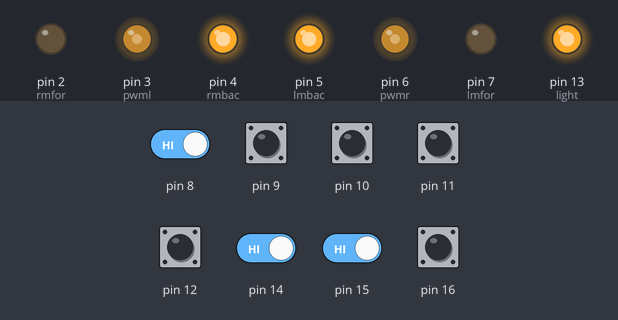
Recording of a sketch running on a simulated Arduino Uno, built with avr-gcc and run on an emulated ATmega328P. Parts: output pins drawn as LEDs (lit = HIGH). The test bench sets the inputs (shaded band); at power-on: pin 8–12, pin 14–16 HIGH.

Above: at 1.2 s.
1.3 s: pin 8 driven LOW
At 1.65 s:
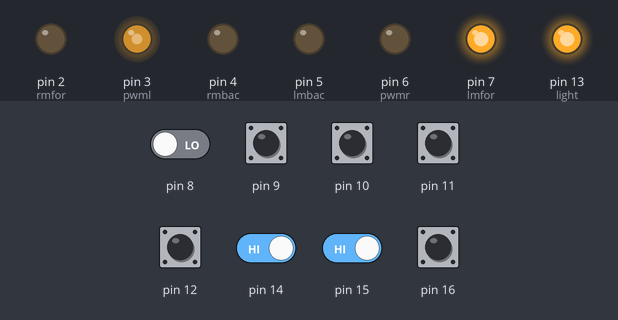
4.3 s: pin 14 driven LOW
At 4.65 s:
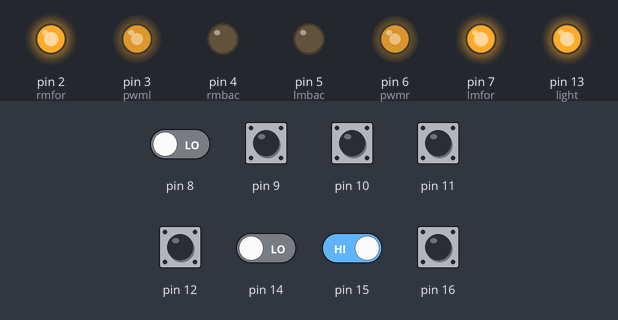
7.3 s: pin 15 driven LOW
At 7.65 s:
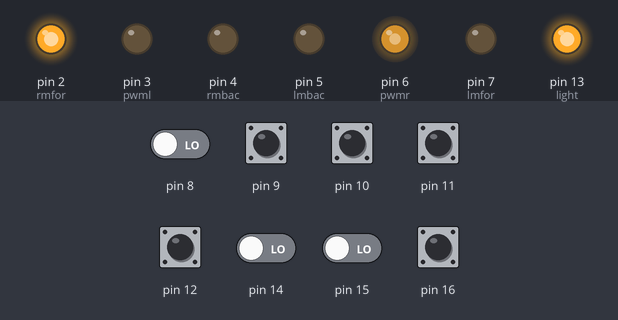
10.3 s: pin 15 driven HIGH
At 10.65 s:
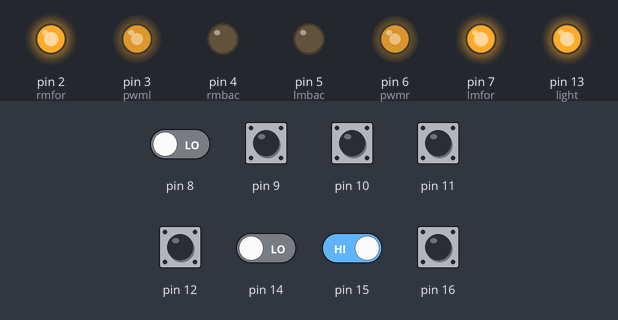
13.3 s: pin 8 driven HIGH
At 13.65 s:
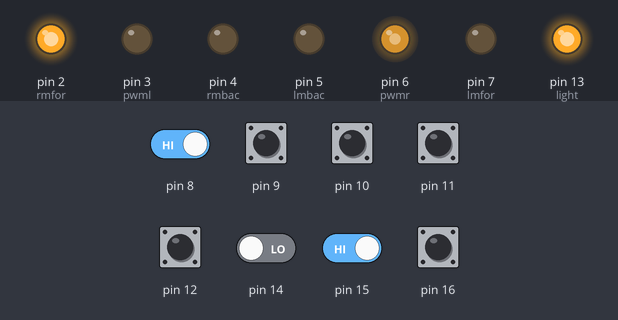
16.3 s: pin 14 driven HIGH
At 16.65 s:
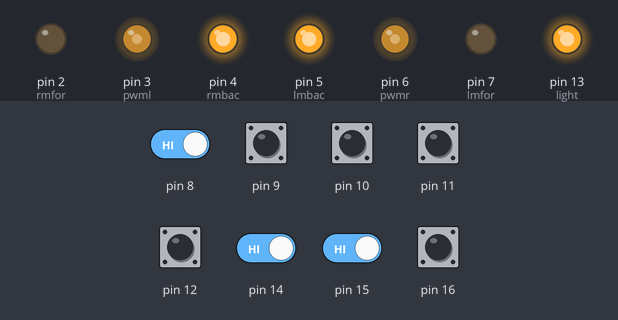
Timing chart, 0 to 19.3 s (numbered marks = the images above; inputs shaded):
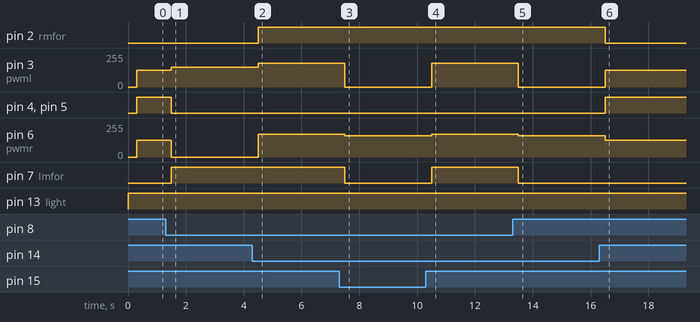

Measured:
- after the input at 1.3 s, pin 3 (pwml): 125/255 → 150/255 after 0.20 s; pin 4 (rmbac), pin 5 (lmbac): HIGH → LOW after 0.20 s; pin 6 (pwmr): 125/255 → 0/255 after 0.20 s; pin 7 (lmfor): LOW → HIGH after 0.20 s
- after the input at 4.3 s, pin 2 (rmfor): LOW → HIGH after 0.20 s; pin 3 (pwml): 150/255 → 180/255 after 0.20 s; pin 6 (pwmr): 0/255 → 170/255 after 0.20 s
- after the input at 7.3 s, pin 3 (pwml): 180/255 → 0/255 after 0.20 s; pin 6 (pwmr): 170/255 → 160/255 after 0.20 s; pin 7 (lmfor): HIGH → LOW after 0.20 s
- after the input at 10.3 s, pin 3 (pwml): 0/255 → 180/255 after 0.20 s; pin 6 (pwmr): 160/255 → 170/255 after 0.20 s; pin 7 (lmfor): LOW → HIGH after 0.20 s
- after the input at 13.3 s, pin 3 (pwml): 180/255 → 0/255 after 0.21 s; pin 6 (pwmr): 170/255 → 160/255 after 0.21 s; pin 7 (lmfor): HIGH → LOW after 0.21 s
- after the input at 16.3 s, pin 2 (rmfor): HIGH → LOW after 0.21 s; pin 3 (pwml): 0/255 → 125/255 after 0.21 s; pin 4 (rmbac), pin 5 (lmbac): LOW → HIGH after 0.21 s; pin 6 (pwmr): 160/255 → 125/255 after 0.21 s

The sketch:

line__FINAL.ino
```cpp
//Code:
#define lmfor 7
#define lmbac 5
#define rmfor 2
#define rmbac 4
#define light 13

#define pwmr 6
#define pwml 3

int s1,s2,s3,s4,s5,s6,s7,s8;


void setup()
{
  pinMode(lmfor,OUTPUT);
  pinMode(lmbac,OUTPUT);
  pinMode(rmfor,OUTPUT);
  pinMode(rmbac,OUTPUT);

  pinMode(pwmr,OUTPUT);
  pinMode(pwml,OUTPUT);

  pinMode(light,OUTPUT); digitalWrite(light,LOW); //glitch..!!

  pinMode(15,INPUT);
  pinMode(14,INPUT);
  pinMode(16,INPUT);
  pinMode(12,INPUT);
  pinMode(11,INPUT);
  pinMode(10,INPUT);
  pinMode(9,INPUT);
  pinMode(8,INPUT);
}

//take input..!!
void read(void)
{
  s1=digitalRead(14);
  s2=digitalRead(15);
  s3=digitalRead(16);
  s4=digitalRead(12);
  s5=digitalRead(11);
  s6=digitalRead(10);
  s7=digitalRead(9);
  s8=digitalRead(8);
}

void right(void)
{
  digitalWrite(lmfor,HIGH);
  digitalWrite(rmbac,LOW);
  digitalWrite(rmfor,LOW);
  digitalWrite(lmbac,LOW);

  analogWrite(pwmr,0);
  analogWrite(pwml,150);
}

void left(void)
{
  digitalWrite(rmfor,HIGH);
  digitalWrite(lmbac,LOW);
  digitalWrite(lmfor,LOW);
  digitalWrite(rmbac,LOW);

  analogWrite(pwmr,160);
  analogWrite(pwml,0);
}

void straight(void)
{
  digitalWrite(rmfor,HIGH);
  digitalWrite(lmfor,HIGH);
  digitalWrite(lmbac,LOW);
  digitalWrite(rmbac,LOW);


  analogWrite(pwmr,170);   //changed this i..!!(160)(20 diff)
  analogWrite(pwml,180);

}
void stoppp(void)
{
  digitalWrite(rmfor,LOW);
  digitalWrite(rmbac,LOW);
  digitalWrite(lmfor,LOW);
  digitalWrite(lmbac,LOW);

  analogWrite(pwmr,0);
  analogWrite(pwml,0);

}

void sharpleft(void)
{
  digitalWrite(rmfor,HIGH);
  digitalWrite(rmbac,LOW);
  digitalWrite(lmfor,LOW);
  digitalWrite(lmbac,HIGH);

  analogWrite(pwmr,190);   //right less
  analogWrite(pwml,200);

}
void sharpright(void)
{
  digitalWrite(rmfor,LOW);
  digitalWrite(rmbac,HIGH);
  digitalWrite(lmfor,HIGH);
  digitalWrite(lmbac,LOW);

  analogWrite(pwmr,190);  //220
  analogWrite(pwml,200);  //240
}
void reverse(void)
{
  digitalWrite(rmfor,LOW);
  digitalWrite(rmbac,HIGH);
  digitalWrite(lmfor,LOW);
  digitalWrite(lmbac,HIGH);

  analogWrite(pwmr,125);
  analogWrite(pwml,125);

}

void loop()
{
read();
digitalWrite(light,HIGH);
delay(300);
digitalWrite(light,LOW);
read();
if((s1==0 && s2==0 && s3==0 && s4==0 && s5==0 && s6==0 && s7==0 && s8==0))
{
digitalWrite(light,HIGH);
delay(300);
digitalWrite(light,LOW);
stoppp();
}
else if((s1==1 && s2==1 && s3==1 && s4==1 && s5==1 && s6==1 && s7==1 && s8==1))
{
  reverse();
}
else if((s1==0 && s2==0 && s3==0 && s4==0 && s5==0) && (s6==1 && s7==1 &&s8==1))
{
  sharpleft();
}
else if((s1==1 && s2==1 && s3==1) && (s4==0&& s5==0 && s6==0 && s7==0&&s8==0))
{
  sharpright();
}
else if((s1+s2+s3)==(s6+s7+s8))
{
  straight();
}
else if((s1+s2+s3+s4)<(s5+s6+s7+s8))
{
  left();
}
else if((s1+s2+s3+s4)>(s5+s6+s7+s8))
{
  right();
}
}
```
